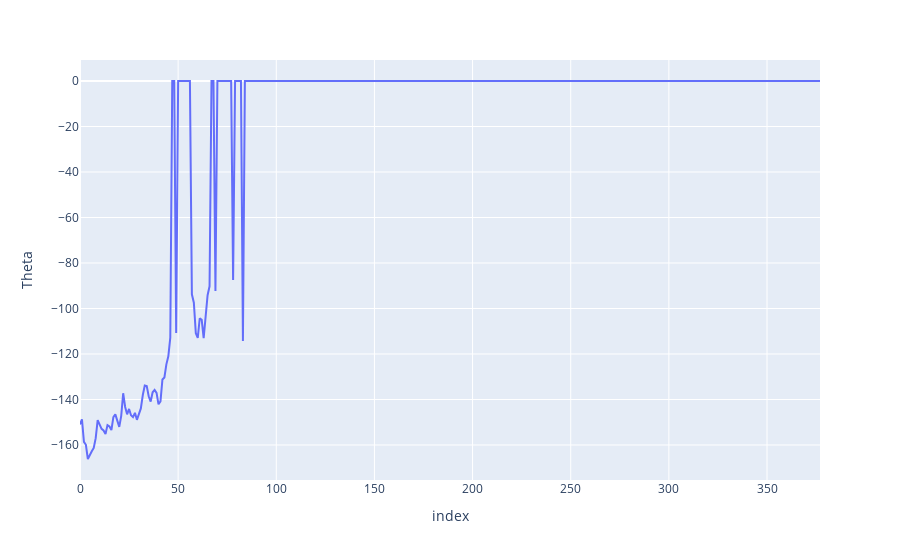

Notebook cell for this chart:
### Markdown cell above
### Theta

### Code cell
px.line(greeks_df, y="Theta")

### Figure 1 — Plotly figure (JSON) as saved in the notebook; plotly's stock layout.template omitted (floating-point values rounded to 4 significant figures; data arrays with more than 128 entries replaced by an {"elided": "..."} marker saying what was removed)
{"data": [{"hovertemplate": "index=%{x}<br>Theta=%{y}<extra></extra>", "legendgroup": "", "line": {"color": "#636efa", "dash": "solid"}, "marker": {"symbol": "circle"}, "mode": "lines", "name": "", "orientation": "v", "showlegend": false, "type": "scatter", "x": {"elided": "378 int values"}, "xaxis": "x", "y": {"elided": "378 float values"}, "yaxis": "y"}], "layout": {"legend": {"tracegroupgap": 0}, "margin": {"t": 60}, "xaxis": {"anchor": "y", "domain": [0, 1], "title": {"text": "index"}}, "yaxis": {"anchor": "x", "domain": [0, 1], "title": {"text": "Theta"}}}}
